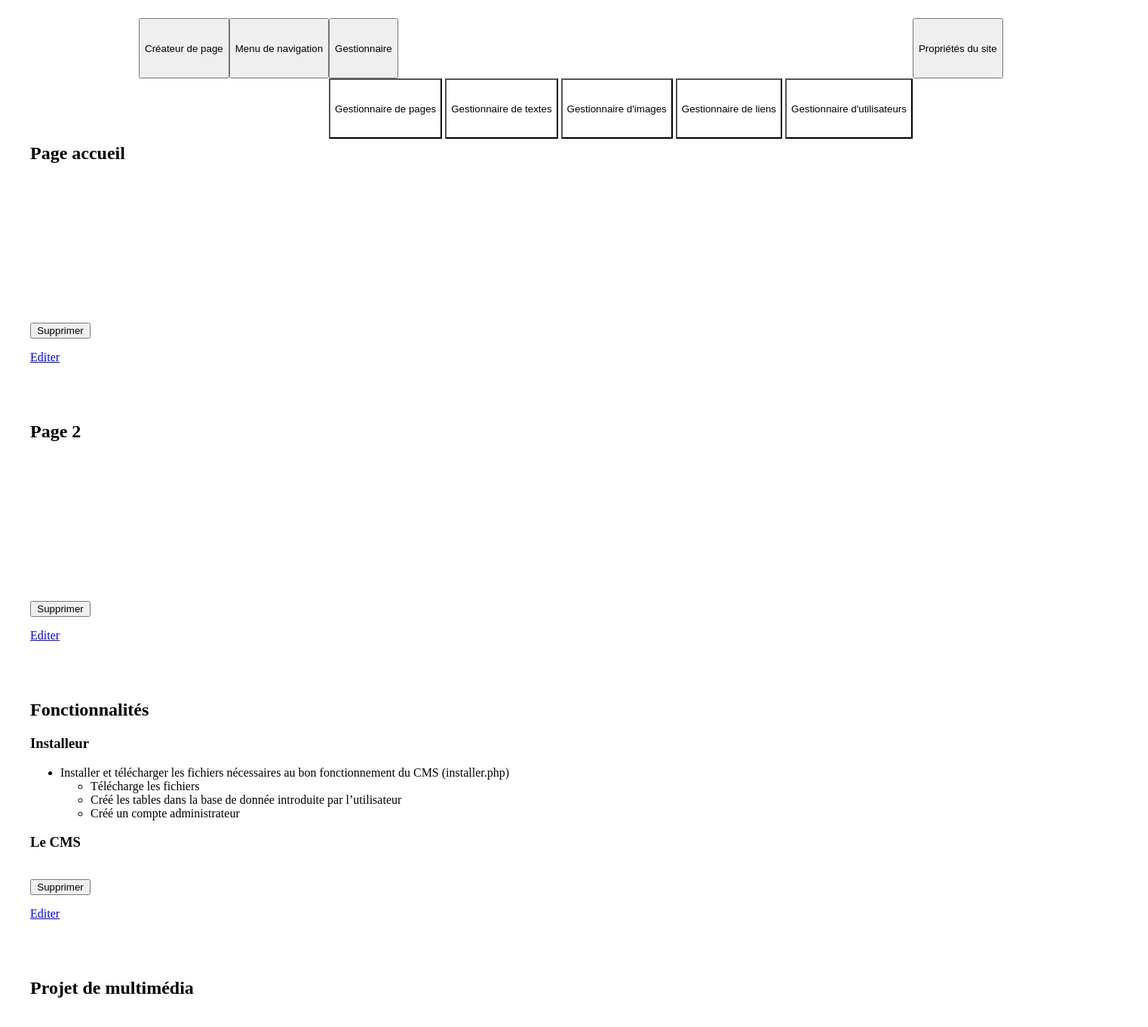
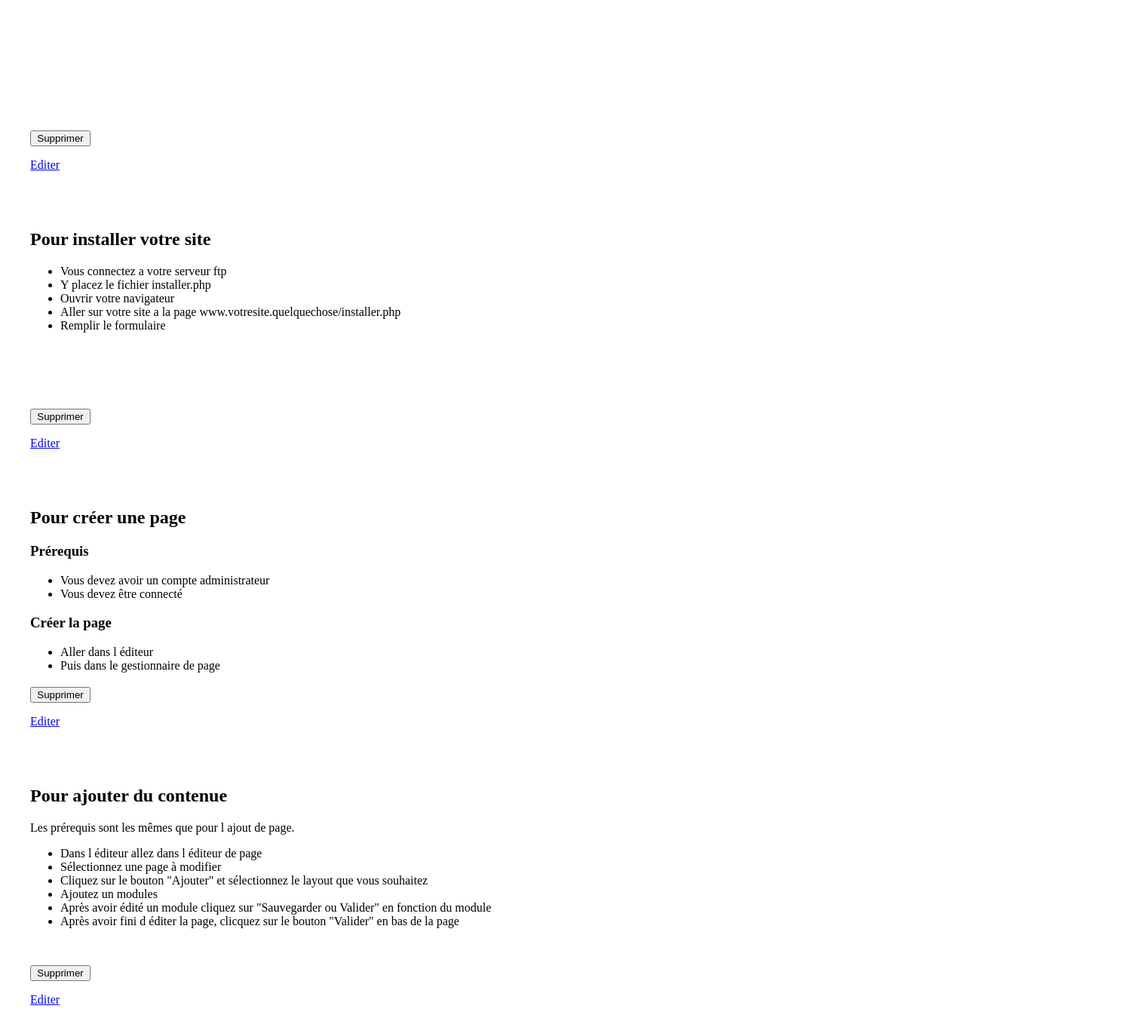
Page /editor/textemanager.php on the committed database (2 pictures, top to bottom).
### tables this page shows
CREATE TABLE IF NOT EXISTS `textes` (
  `id` int(10) UNSIGNED NOT NULL AUTO_INCREMENT,
  `texte` longtext NOT NULL,
  PRIMARY KEY (`id`)
);

### editor/textemanager.php (the view, shortened to what this page needs)
<?php
    $req ="SELECT count(*) as 'nbr' FROM `textes`";
    $res = mysqli_fetch_array(mysqli_query($BDD,$req),MYSQLI_ASSOC);
?>
<?php include("editor/php/EditorHeader.php") ?>
<div class="container">
    <div class="row Pageaff">
        <?php
            if($res["nbr"] != 0){
                $req = "SELECT * FROM `textes`";
                $res = mysqli_query($BDD,$req);
                while($texte = mysqli_fetch_array($res,MYSQLI_ASSOC)){
        ?>
                    <div class="col-md-4">
                        <div class="vignet">
                            <div class="pastrop">
                                <p><?php echo $texte["texte"]?><p>
                            </div>
                            <br>
                            <div class="row">
                                <form method="post" onSubmit="if(!confirm('Etes-vous certain de vouloir supprimer le texte ?')){return false;}">
                                    <input class="webLink EditBtnBig" type="submit" value="Supprimer">
                                </form>
                                <a href="index.php?p=TextWritter&text=<?php echo $texte["id"]?>" class="webLink EditBtn">Editer</a>
                            </div>
                        </div>
                    </div>
        <?php
                }
            }
        ?>
    </div>
</div>

### css/editorStyle.css (style rules this page uses)
.EditBtn { width: 5em; margin-right: 1em; }
.EditBtnBig { width: 6em; margin-right: 1em; }
.vignet { color:var(--texteColor); background-color:var(--ContainerColor); margin-bottom: 1.5em; padding: 1em; padding-left: 2em; padding-right: 2em; }
.pastrop { height: 15em; overflow-y: auto; }
.Pageaff { margin-bottom: 4.5em; }
::placeholder { color: var(--HeadAndFooter); opacity: 1; }

### rows in the picture
textes: texte "Page accueil"
textes: texte "Page 2"
textes: texte "Fonctionnalités Installeur Installer et télécharger les fichiers nécessaires au bon fonctionnement du CMS (installer.php) Télécharge les fichiers Créé les tables dans la base de donnée introduite par l’utilisateur Créé un compte administrateur Le CMS"
textes: texte "Projet de multimédia"
textes: texte "Pour installer votre site Vous connectez a votre serveur ftp Y placez le fichier installer.php Ouvrir votre navigateur Aller sur votre site a la page www.votresite.quelquechose/installer.php Remplir le formulaire"
textes: texte "Pour créer une page Prérequis Vous devez avoir un compte administrateur Vous devez être connecté Créer la page Aller dans l éditeur Puis dans le gestionnaire de page"
textes: texte "Pour ajouter du contenue Les prérequis sont les mêmes que pour l ajout de page. Dans l éditeur allez dans l éditeur de page Sélectionnez une page à modifier Cliquez sur le bouton \"Ajouter\" et sélectionnez le layout que vous souhaitez Ajoutez un modules Après avoir édité un module cliquez sur \"Sauvegarder ou Valider\" en fonction du module Après avoir fini d éditer la page, clicquez sur le bouton \"Valider\" en bas de la page"
